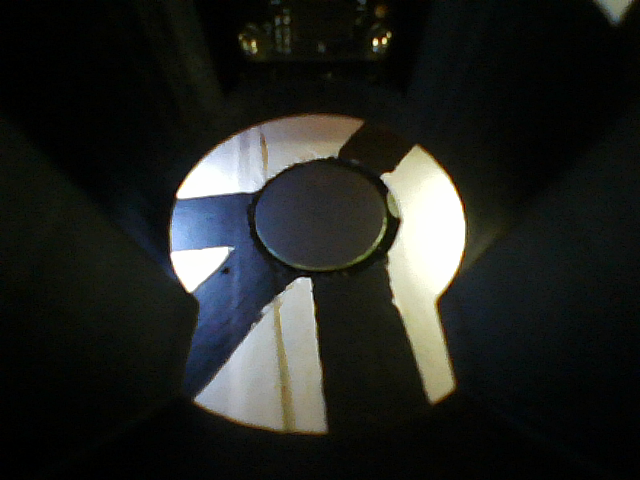
//> input picture unorganized_opencv_tests/Tokens/Intersection/token1.png, 640 x 480 px
$ ./MSER   (built with g++ and OpenCV 4)
//> lines starting //> are read from the running program, lines starting //| are printed output that depends on the picture; after the words box and inside, x2 and y2 are one past the last pixel; in counts of white or black regions, pixels touching at a corner belong together
#include <opencv2/imgproc/imgproc.hpp>
#include <opencv2/highgui/highgui.hpp>
#include "opencv2/features2d/features2d.hpp"
#include <iostream>

using namespace cv;
using namespace std;

int main(int argc, char *argv[])
{
    Mat img = imread("token1.png");
//> img is the input picture: 480 rows x 640 cols, CV_8UC3; mean B, G, R 33.7, 36.8, 34.9

    Ptr<MSER> ms = MSER::create();
    vector<vector<Point> > regions;
    vector<cv::Rect> mser_bbox;
    ms->detectRegions(img, regions, mser_bbox);
//> regions = 426 contours, 76 with area under 20; largest, box (x1, y1, x2, y2) and area: (387, 158, 463, 384) 31933, (158, 401, 312, 480) 15608, (174, 197, 286, 396) 14126, (198, 308, 282, 427) 13256, (317, 267, 421, 419) 12473; mser_bbox = 426 Rects (x, y, width, height), first 8: [174, 249, 52, 39], [180, 156, 59, 40], [387, 158, 76, 226], [198, 308, 84, 119], [282, 282, 39, 146], [80, 233, 26, 12], [316, 145, 21, 8], [269, 144, 43, 30]

    for (int i = 0; i < regions.size(); i++)
    {
        rectangle(img, mser_bbox[i], CV_RGB(0, 255, 0));
    }
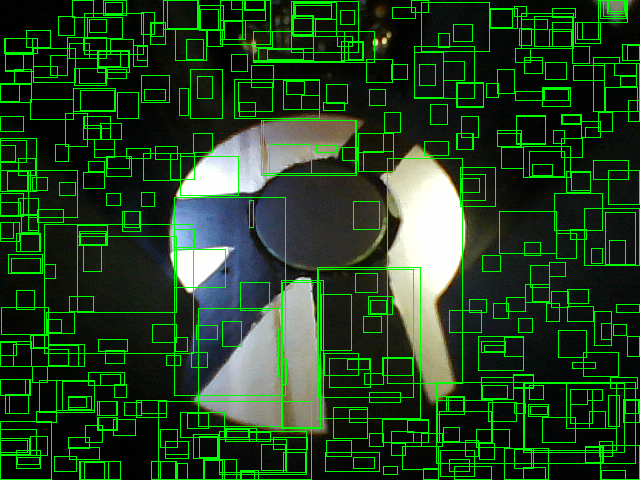
//> img: 480 rows x 640 cols, CV_8UC3; 12.09% of pixels changed, all inside (x1, y1, x2, y2) = (0, 0, 640, 480)

    imshow("mser", img);
    waitKey(0);
    return 0;
}

$ run again, with unorganized_opencv_tests/Tokens/Intersection/token3.png copied over unorganized_opencv_tests/Tokens/Intersection/token1.png
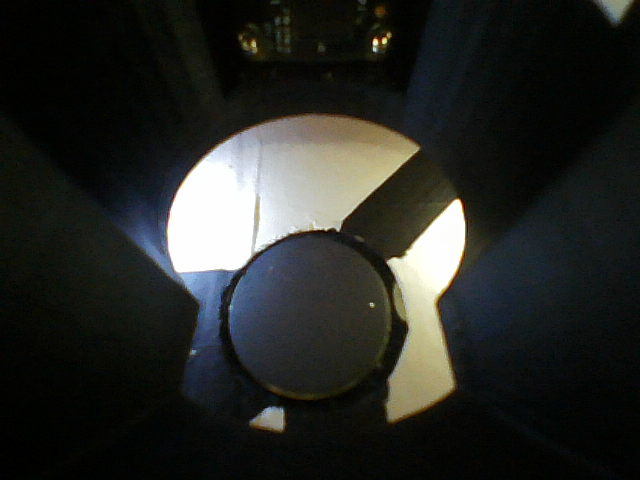
//> input picture unorganized_opencv_tests/Tokens/Intersection/token3.png, 640 x 480 px
//> img is the input picture: 480 rows x 640 cols, CV_8UC3; mean B, G, R 37.2, 40.5, 39
//> regions = 452 contours, 75 with area under 20; largest, box (x1, y1, x2, y2) and area: (389, 202, 463, 418) 43190, (234, 238, 381, 389) 40642, (146, 346, 260, 480) 12434, (162, 346, 251, 448) 7550, (365, 77, 495, 183) 6914; mser_bbox = 452 Rects (x, y, width, height), first 8: [171, 163, 82, 107], [260, 148, 140, 92], [266, 414, 14, 12], [389, 202, 74, 216], [582, 246, 28, 12], [613, 229, 19, 14], [333, 284, 31, 28], [562, 178, 17, 22]
//> after the loop `for (int i = 0; i < regions.size(); i++)`:
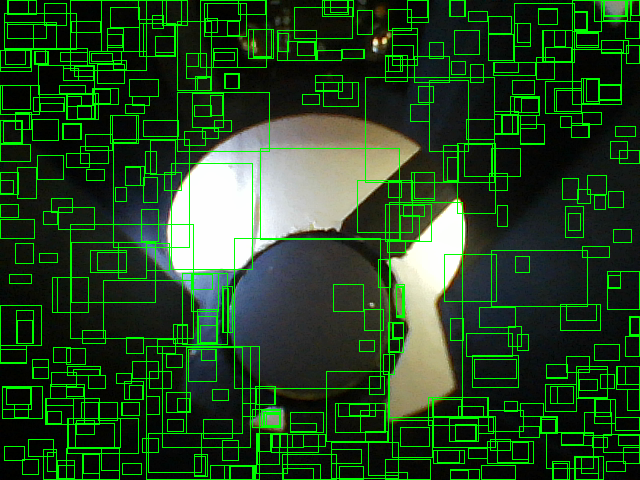
//> img: 480 rows x 640 cols, CV_8UC3; 12.14% of pixels changed, all inside (x1, y1, x2, y2) = (0, 0, 640, 480)
